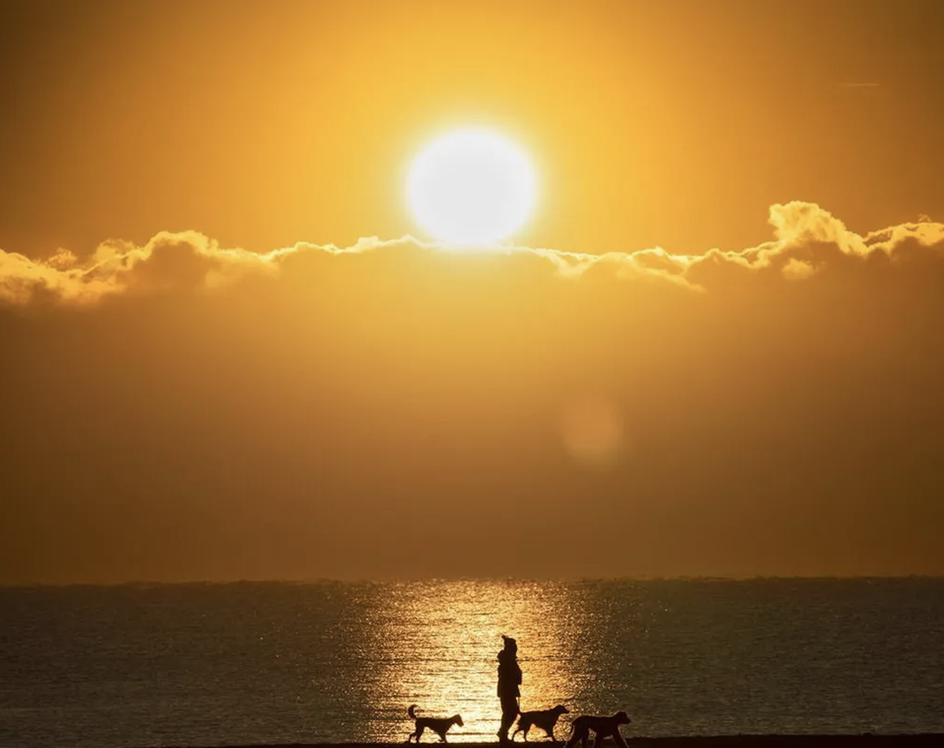
#> input picture CNN_outs/TestImg1.png, 944 x 748 px, shrunk from 1822 x 1444 before the run, given in place of the camera
$ python object_detection.py
#> lines starting #> are read from the running program, lines starting #| are printed output that depends on the picture; after the words box and inside, x2 and y2 are one past the last pixel; in counts of white or black regions, pixels touching at a corner belong together
import cv2
import numpy as np
from color_correction import simplest_cb

rlower = np.array([0,128,112])
rupper = np.array([10,255,255])
olower = np.array([11,158,128])
oupper = np.array([15,255,255])
ylower = np.array([16,158,128])
yupper = np.array([39,255,255])
glower = np.array([40,150,20])
gupper = np.array([80,255,255])
blower = np.array([81,100,80])
bupper = np.array([105,255,255])
ilower = np.array([106,100,100])
iupper = np.array([120,255,255])
vlower = np.array([121,100,80])
vupper = np.array([145,255,255])
plower = np.array([146,100,80])
pupper = np.array([168,255,255])


lower = []
upper = []

video=cv2.VideoCapture(0)
dimDeviation = []
count = 0
maxC = 100

while True:

    success, img = video.read()
#> img is the input picture: shape (748, 944, 3); mean B, G, R 49.8, 110.9, 156.6
    image = cv2.cvtColor(img, cv2.COLOR_BGR2HSV)
#> image: shape (748, 944, 3); mean H, S, V 16.8, 176.2, 156.6

    # SETTING MASKS & CONTOUR GENERATION

    rmask = cv2.inRange(image, rlower, rupper)
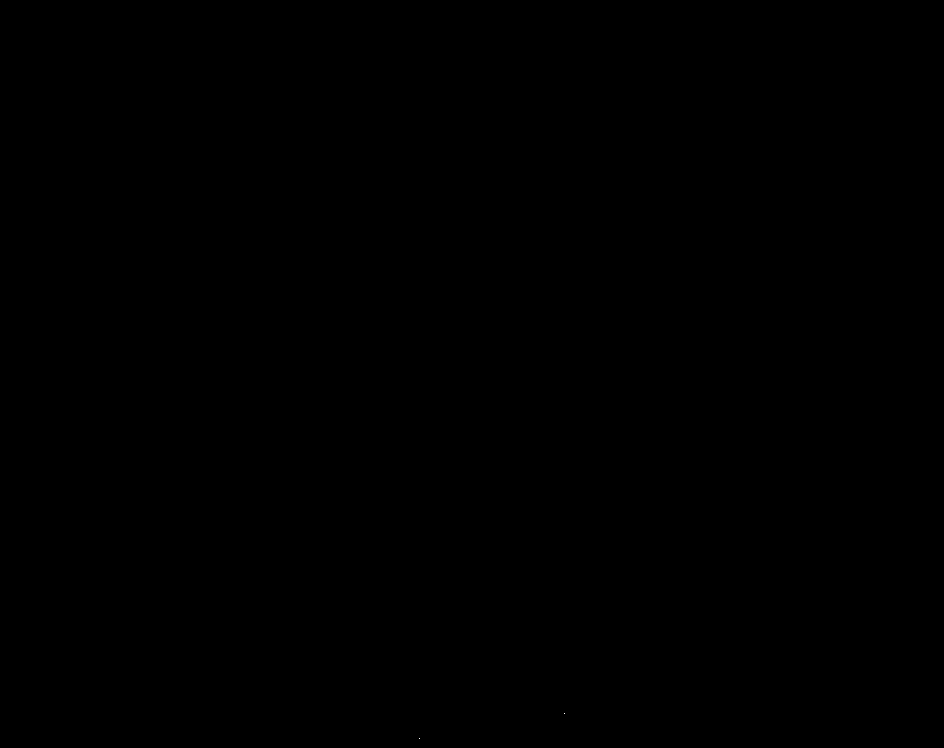
#> rmask: shape (748, 944); 0% white in thin lines or dots, all inside (x1, y1, x2, y2) = (419, 713, 565, 739)

    mask = rmask # by DEFAULT

    rcontours, hierarchy = cv2.findContours(rmask,
                                            cv2.RETR_EXTERNAL, cv2.CHAIN_APPROX_SIMPLE)
#> rcontours = 2 contours, all with area under 20

    omask = cv2.inRange(image, olower, oupper)
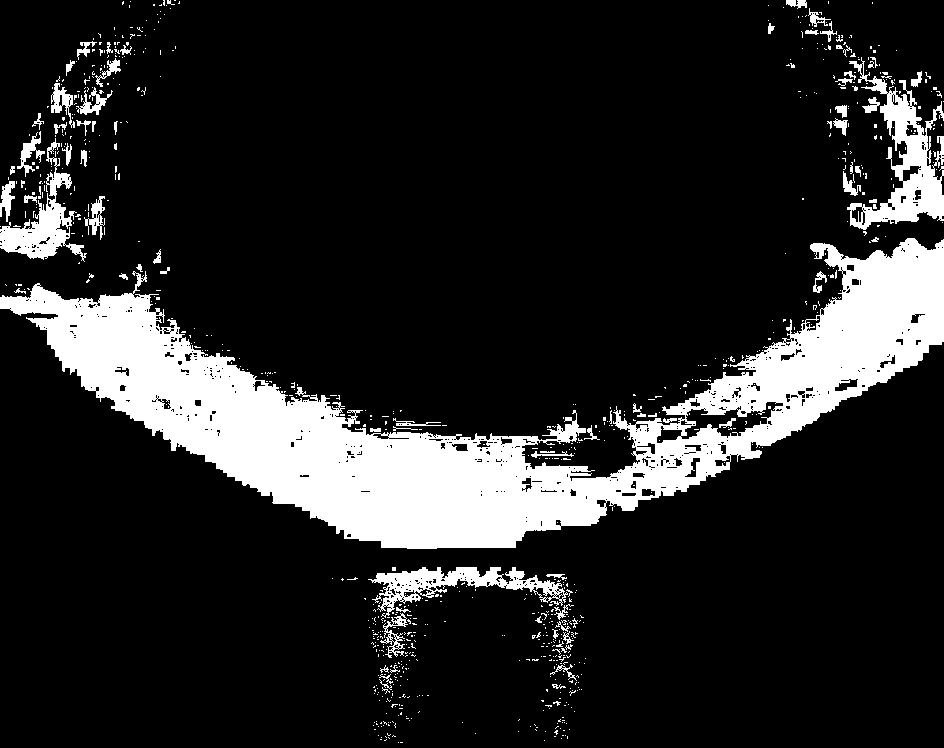
#> omask: shape (748, 944); 15.3% white; 847 white regions (767 under 20 px)

    ocontours, hierarchy = cv2.findContours(omask,
                                            cv2.RETR_EXTERNAL, cv2.CHAIN_APPROX_SIMPLE)
#> ocontours = 823 contours, 776 with area under 20; largest, box (x1, y1, x2, y2) and area: (0, 238, 944, 549) 90316, (847, 57, 944, 230) 5570, (368, 567, 568, 618) 3276, (0, 138, 87, 262) 2798, (51, 83, 75, 128) 368

    ymask = cv2.inRange(image, ylower, yupper)
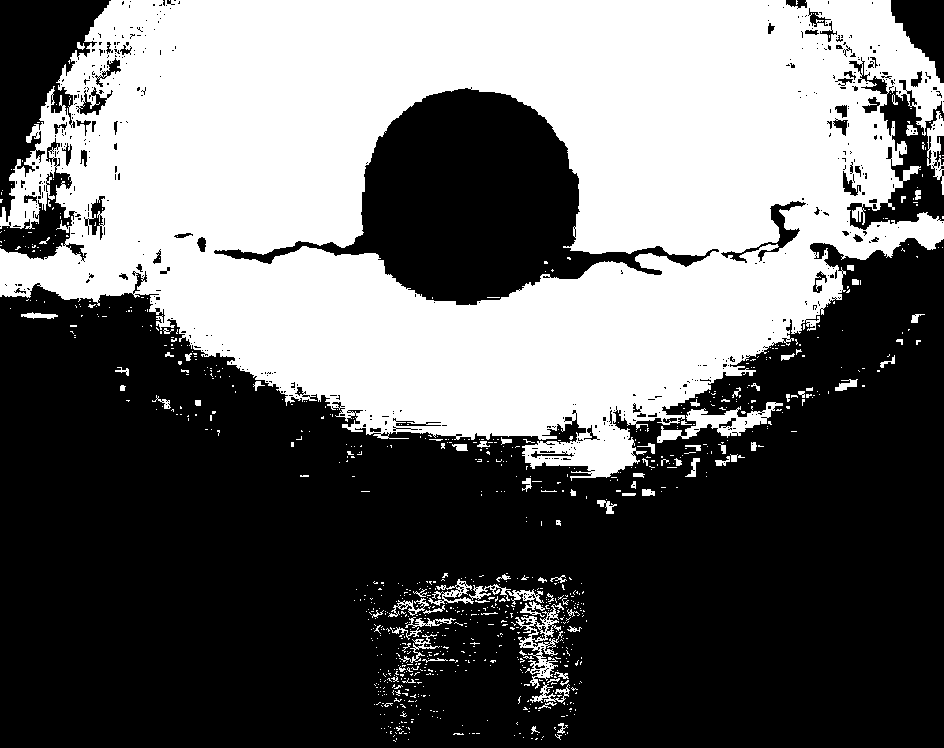
#> ymask: shape (748, 944); 40.8% white; 909 white regions (822 under 20 px)

    ycontours, hierarchy = cv2.findContours(ymask,
                                            cv2.RETR_EXTERNAL, cv2.CHAIN_APPROX_SIMPLE)
#> ycontours = 887 contours, 835 with area under 20; largest, box (x1, y1, x2, y2) and area: (0, 0, 944, 481) 320872, (657, 402, 783, 443) 1584, (515, 603, 564, 689) 1109, (927, 111, 944, 195) 629, (428, 579, 474, 606) 320

    gmask = cv2.inRange(image, glower, gupper)
#> gmask: shape (748, 944); every value is 0

    gcontours, hierarchy = cv2.findContours(gmask,
                                            cv2.RETR_EXTERNAL, cv2.CHAIN_APPROX_SIMPLE)
#> gcontours = []

    bmask = cv2.inRange(image, blower, bupper)

    bcontours, hierarchy = cv2.findContours(bmask,
                                            cv2.RETR_EXTERNAL, cv2.CHAIN_APPROX_SIMPLE)
#> bcontours = []

    imask = cv2.inRange(image, ilower, iupper)

    icontours, hierarchy = cv2.findContours(imask,
                                            cv2.RETR_EXTERNAL, cv2.CHAIN_APPROX_SIMPLE)
#> icontours = []

    vmask = cv2.inRange(image, vlower, vupper)

    vcontours, hierarchy = cv2.findContours(vmask,
                                            cv2.RETR_EXTERNAL, cv2.CHAIN_APPROX_SIMPLE)
#> vcontours = []

    pmask = cv2.inRange(image, plower, pupper)

    pcontours, hierarchy = cv2.findContours(pmask,
                                            cv2.RETR_EXTERNAL, cv2.CHAIN_APPROX_SIMPLE)
#> pcontours = []

    # TRACKING CONTOURS
    #
    bounders = []
    for contour in rcontours:
        bounders.append(contour)
#> this loop made 2 passes
#> contour on passes 1 to 2: [[419, 738]], [[564, 713]]
#> after the loop, bounders = 2 contours, all with area under 20
    for contour in ocontours:
        bounders.append(contour)
#> this loop made 823 passes
#> contour on passes 1 to 3: [[400, 742], [402, 742]], [[398, 742]], [[544, 740]]
#> after the loop, bounders = 825 contours, 778 with area under 20; largest, box (x1, y1, x2, y2) and area: (0, 238, 944, 549) 90316, (847, 57, 944, 230) 5570, (368, 567, 568, 618) 3276, (0, 138, 87, 262) 2798, (51, 83, 75, 128) 368
    for contour in ycontours:
        bounders.append(contour)
#> this loop made 887 passes
#> contour on passes 1 to 3: [[393, 740], [394, 740], [395, 741], [394, 740]], [[541, 739]], [[408, 739]]
#> after the loop, bounders = 1712 contours, 1613 with area under 20; largest, box (x1, y1, x2, y2) and area: (0, 0, 944, 481) 320872, (0, 238, 944, 549) 90316, (847, 57, 944, 230) 5570, (368, 567, 568, 618) 3276, (0, 138, 87, 262) 2798
    for contour in gcontours:
        bounders.append(contour)
#> this loop made 0 passes
    for contour in bcontours:
        bounders.append(contour)
    for contour in icontours:
        bounders.append(contour)
    for contour in vcontours:
        bounders.append(contour)
    for contour in pcontours:
        bounders.append(contour)

    dims = [0,0,0,0]

    # FINDING THE BIGGEST CONTOUR

    if len(bounders)!= 0:
        #the biggest contour minimum area is 500
        for contour in bounders:
            m,n,l,k = cv2.boundingRect(contour)
            if count == 0:
                biggest_contour = max(bounders, key=cv2.contourArea)
                x,y,w,h = cv2.boundingRect(biggest_contour)
                cv2.rectangle(img, (x,y), (x+w,y+h), (0,0,255),3)
            if cv2.contourArea(contour) > 1000:
                  # find the biggest contour
                biggest_contour = max(bounders, key=cv2.contourArea)
                # draw a rectangle around the biggest contour
                x,y,w,h = cv2.boundingRect(biggest_contour)

                cv2.rectangle(img, (x,y), (x+w,y+h), (0,0,255),3)
                dims = [x,y,w,h]
            if m == x and n == y and l == w and k == h:
                for subcon in rcontours:
                    if np.array_equal(subcon,contour):
                        mask = rmask
                        lower = rlower
                        upper = rupper
                for subcon in ocontours:
                    if np.array_equal(subcon,contour):
                        mask = omask
                        lower = olower
                        upper = oupper
                for subcon in ycontours:
                    if np.array_equal(subcon,contour):
                        mask = ymask
                        lower = ylower
                        upper = yupper
                for subcon in gcontours:
                    if np.array_equal(subcon,contour):
                        mask = gmask
                        lower = glower
                        upper = gupper
                for subcon in bcontours:
                    if np.array_equal(subcon,contour):
                        mask = bmask
                        lower = blower
                        upper = bupper
                for subcon in icontours:
                    if np.array_equal(subcon,contour):
                        mask = imask
                        lower = ilower
                        upper = iupper
                for subcon in vcontours:
                    if np.array_equal(subcon,contour):
                        mask = vmask
                        lower = vlower
                        upper = vupper
                for subcon in pcontours:
                    if np.array_equal(subcon,contour):
                        mask = pmask
                        lower = plower
                        upper = pupper
#> this loop made 1712 passes
#> (contour, m, n, l, k) on passes 3, 6, 7, 9, 11, 12, 13, 15, 22, 25: ([[400, 742], [402, 742]], 400, 742, 3, 1), ([[386, 739], [385, 740], [384, 740], [385, 740]], 384, 739, 3, 2), ([[380, 739], [381, 739]], 380, 739, 2, 1), ([[388, 737], [389, 738]], 388, 737, 2, 2), ([[567, 736], [567, 738]], 567, 736, 1, 3), ([[554, 736], [555, 736]], 554, 736, 2, 1), ([[385, 736], [386, 737]], 385, 736, 2, 2), ([[562, 735], [563, 735]], 562, 735, 2, 1), ([[563, 730], [564, 730]], 563, 730, 2, 1), ([[535, 729], [536, 730]], 535, 729, 2, 2)
#> (m, n, l, k) on passes 1, 2, 4, 5, 8, 10: (419, 738, 1, 1), (564, 713, 1, 1), (398, 742, 1, 1), (544, 740, 1, 1), (561, 738, 1, 1), (381, 737, 1, 1)


    if len(bounders) == 0:
        count = 0
        dimDeviation = []
        continue

    # Object Detection with a live feed, static observation
    # x,y,w,h are within a similar range % for 5 seconds, then save an image within the rectangle

    dimDeviation.append(dims)
    count += 1
    if count == maxC:
        # make dimDeviation a numpy array
        dimDeviation = np.array(dimDeviation)
        # find the standard deviation of each column in dimDeviation
        dimStd = np.std(dimDeviation, axis=0)
        print(dimStd)
        # if the standard deviation is less than 10, then save the current rectangle as an image
        if float(dimStd[0]) < 200 and float(dimStd[1]) < 200 and float(dimStd[2]) < 100 and float(dimStd[3]) < 100:
            # save the entire screen as an image

            cv2.imwrite('image.png', img)


        # Subject Detection & image colour correction

        # save the saved image as a subject, and read it's RGB values


        if lower == [] or upper == []:
            count = 0
            dimDeviation = []
            continue

        subj = cv2.imread('image.png')

        subj =  simplest_cb(subj,1)

        subject = cv2.cvtColor(subj, cv2.COLOR_BGR2HSV)

        subMask = cv2.inRange(subject, lower, upper)

        subContours, newHierarchy = cv2.findContours(subMask,
                                                cv2.RETR_EXTERNAL, cv2.CHAIN_APPROX_SIMPLE)

        if len(subContours)!= 0:
            #the biggest contour minimum area is 500
            for contour in subContours:
                if cv2.contourArea(contour) >1000:
                    # find the biggest contour
                    subject_contour = max(subContours, key=cv2.contourArea)
                    # draw a rectangle around the biggest contour
                    x,y,w,h = cv2.boundingRect(subject_contour)
                    cv2.rectangle(subj, (x,y), (x+w,y+h), (0,0,255),3)
                    subj = subj[y:y+h, x:x+w]
        if len(subContours) == 0:
            count = 0
            dimDeviation = []
            continue


        # Save the image into the subject folder CNN_outs
        if subj.size != 0:
            cv2.imwrite('CNN_outs/subject.png', subj)

        # Classify the image with the SVM

        # reset the count and dimDeviation
        count = 0
        dimDeviation = []


        # Save the image into the subject folder CNN_out
        # save the rectangle as an image
        subj = subj[y:y+h, x:x+w]


        if subj.size == 0:
            count = 0
            dimDeviation = []
            continue

        cv2.imwrite('CNN_out/subject.png', subj)
    # show the webcam and mask

    cv2.imshow('mask',mask)
    cv2.imshow('webcam',img)
    cv2.waitKey(1)

    # exit conditions with esc
    if cv2.waitKey(1) == 27:
        # reset the count and dimDeviation
#> (key Esc is pressed here)
        count = 0
        dimDeviation = []
        break
